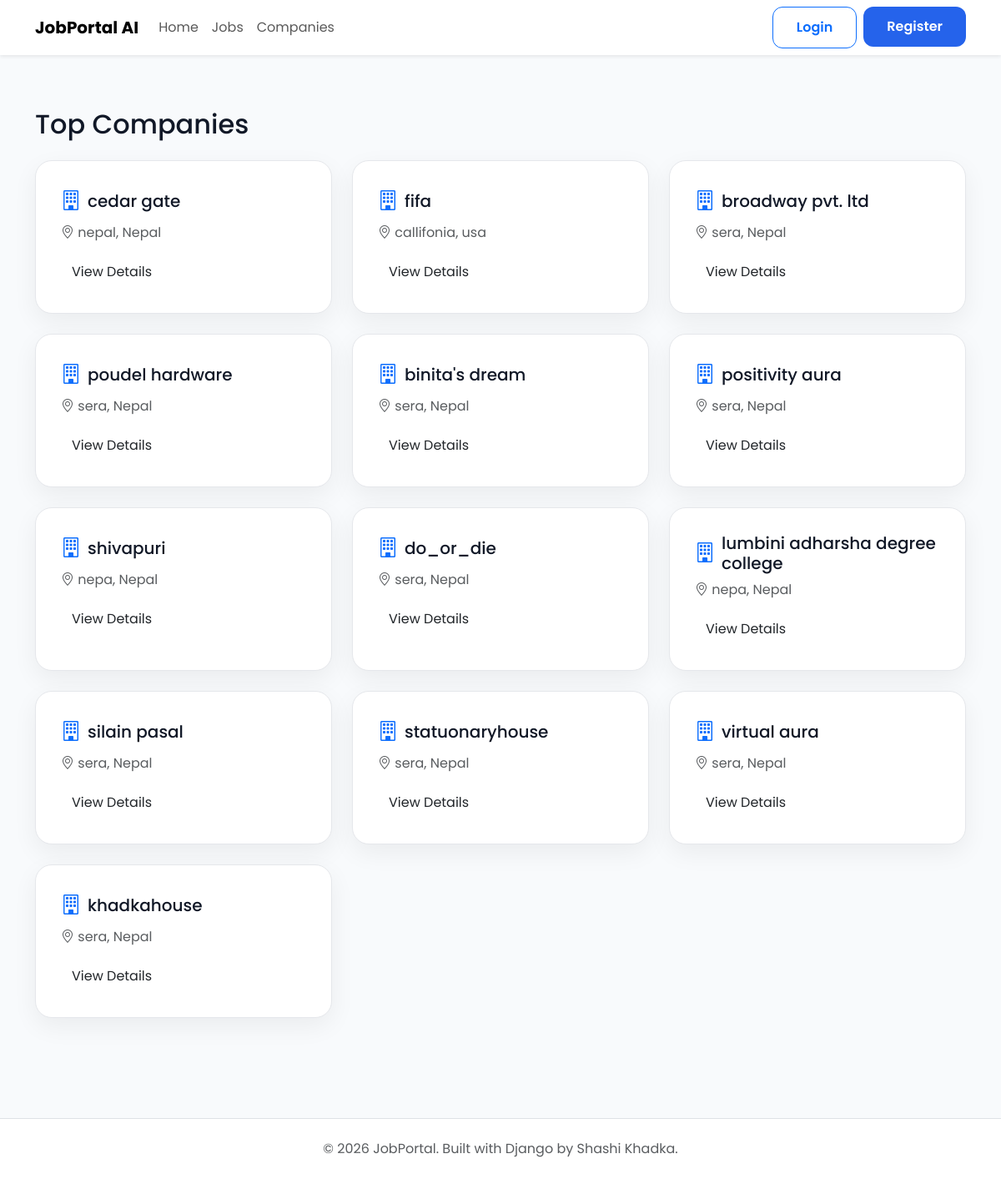
The app's page /company/companies/, older data.
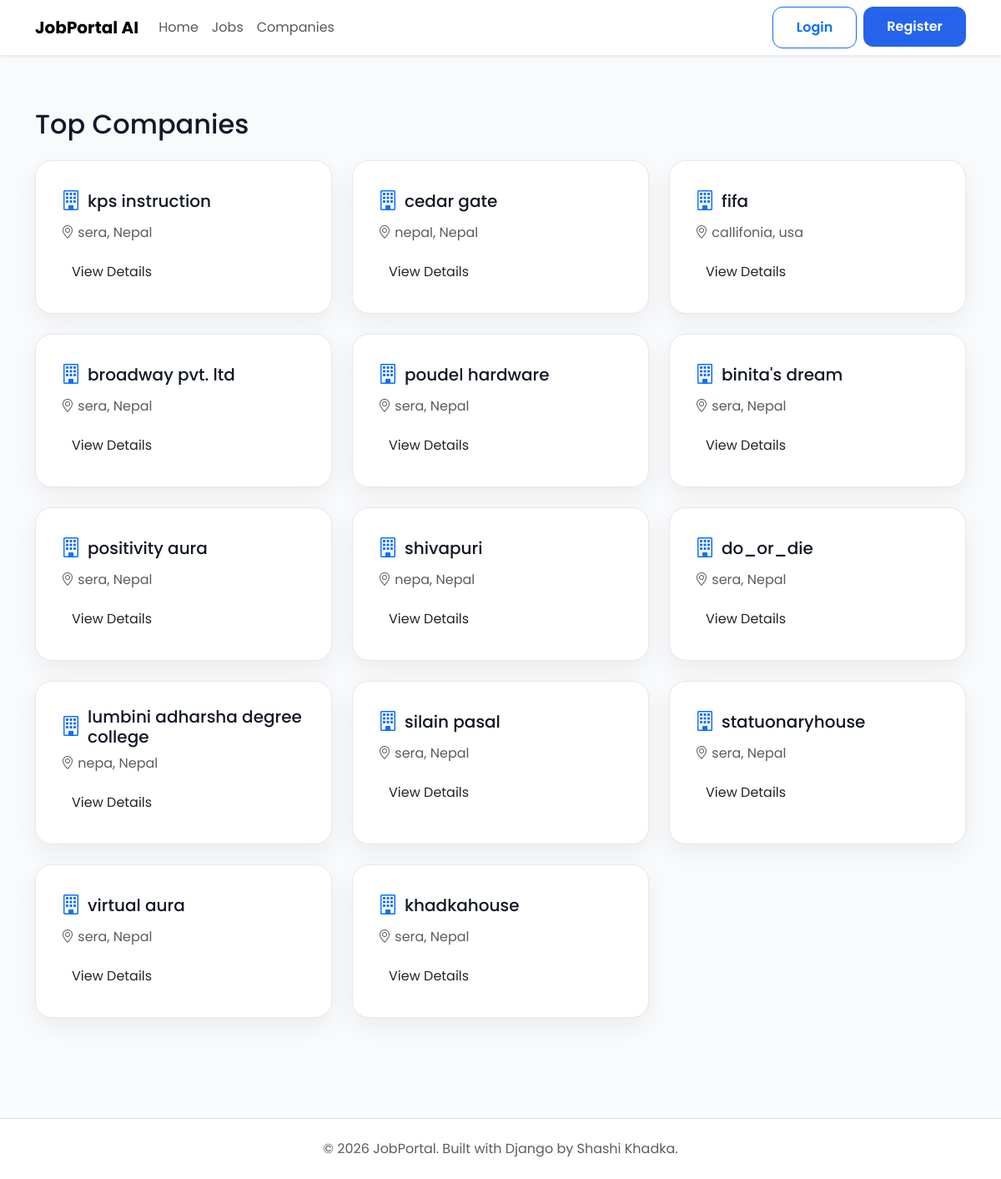
The same page, newer data.
### companies/models.py (models this page shows)
class Company(models.Model):
    owner = models.OneToOneField(settings.AUTH_USER_MODEL,on_delete=models.CASCADE,related_name="company")
    company_name = models.CharField(max_length=200)
    slug = models.SlugField(unique=True, blank=True)
    logo = models.ImageField( upload_to="company_logos/", blank=True, null=True)
    description = models.TextField()
    website = models.URLField(blank=True)
    email = models.EmailField()
    phone = models.CharField(max_length=20)
    address = models.TextField()
    location = models.CharField(max_length=255)
    city = models.CharField(max_length=100)
    country = models.CharField(max_length=100)
    established_date = models.DateField()
    employee_count = models.PositiveIntegerField()
    created_at = models.DateTimeField(auto_now_add=True)
    updated_at = models.DateTimeField(auto_now=True)

### companies/views.py (the view)
# urls.py: path("companies/", views.company_list, name="company-list"),
def company_list(request):
    companies = Company.objects.all().order_by("-created_at")
    return render( request,"companies/company_list.html",{"companies": companies,} )

### templates/companies/company_list.html (shortened to what this page needs)
{% extends "public_base.html" %}
{% block content %}
<div class="container py-5">
    <h2 class="mb-4">Top Companies</h2>
    <div class="row">
        {% for company in companies %}
       <div class="col-md-4 mb-4">
    <div class="job-card h-100">
        <div class="d-flex align-items-center mb-2">
            <i class="bi bi-building text-primary" style="font-size: 24px;"></i>
            <h5 class="mb-0 ms-2">{{ company.company_name }}</h5>
        </div>
        <p class="text-muted">
            <i class="bi bi-geo-alt"></i>
            {{ company.city }}, {{ company.country }}
        </p>
        <a href="{% url 'company-detail' company.slug %}"
           class="btn btn-primary-custom">
            View Details
        </a>
    </div>
</div>
{% empty %}
<div class="text-center py-5 w-100">
    <i class="bi bi-building display-2 text-secondary"></i>
    <h4 class="mt-3">No Companies Found</h4>
    <p class="text-muted">Check back later for new listings.</p>
</div>
        {% endfor %}
    </div>
</div>
{% endblock %}

Row changes from the older to the newer data that the page shows:
added Company: company_name "kps instruction", city "sera", country "Nepal"
